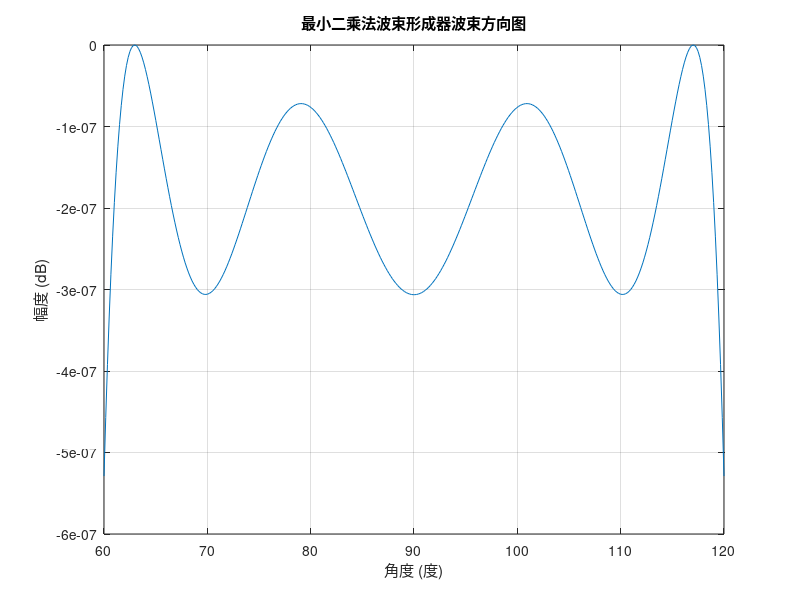

Source code (MATLAB): (Note: this script raises an error after producing the figure.)
%matlab实现：分别在笛卡尔坐标系和极坐标系下绘制一个有十个传感器的
%等间距线性阵列的最小二乘法波束形成器的波束方向图，间距d=4cm，
% 角度范围60-120，频率1.5kHz

% 清空工作区、关闭所有图形窗口、清空命令窗口
clear;
close all;
clc;

% 定义参数
c = 1500; % 声速，单位 m/s
f = 1500; % 频率，单位 Hz
lambda = c / f; % 波长，单位 m
d = 0.04; % 阵元间距，单位 m
N = 10; % 阵元数量
theta_range = [60, 120]; % 角度范围，单位 度
theta = linspace(theta_range(1), theta_range(2), 360); % 生成指定角度范围的角度值
theta_rad = deg2rad(theta); % 转换为弧度

% 生成导向矢量矩阵 A
A = zeros(N, length(theta));
for i = 1:length(theta)
    A(:, i) = exp(1j * 2 * pi * (0:N - 1)' * (d / lambda) * sin(theta_rad(i)));
end

% 期望响应矢量
d_0 = ones(length(theta), 1); 

% 最小二乘法求解权重向量 w
% 先计算 A' * A 的伪逆
A_pinv = pinv(A' * A);
% 计算中间结果 A * A_pinv
intermediate_result = A * A_pinv;
% 确保维度匹配进行矩阵乘法
w = intermediate_result * d_0; 

% 计算波束方向图
beam_pattern = zeros(size(theta));
for i = 1:length(theta)
    steering_vector = exp(1j * 2 * pi * (0:N - 1)' * (d / lambda) * sin(theta_rad(i)));
    beam_pattern(i) = abs(w' * steering_vector);
end

% 归一化波束方向图
beam_pattern = beam_pattern / max(beam_pattern);

% 笛卡尔坐标系下绘制波束方向图
figure;
plot(theta, 20 * log10(beam_pattern));
title('最小二乘法波束形成器波束方向图');
xlabel('角度 (度)');
ylabel('幅度 (dB)');
grid on;

% 极坐标系下绘制波束方向图
figure;
polarplot(theta_rad, beam_pattern);
title('最小二乘法波束形成器波束方向图');
